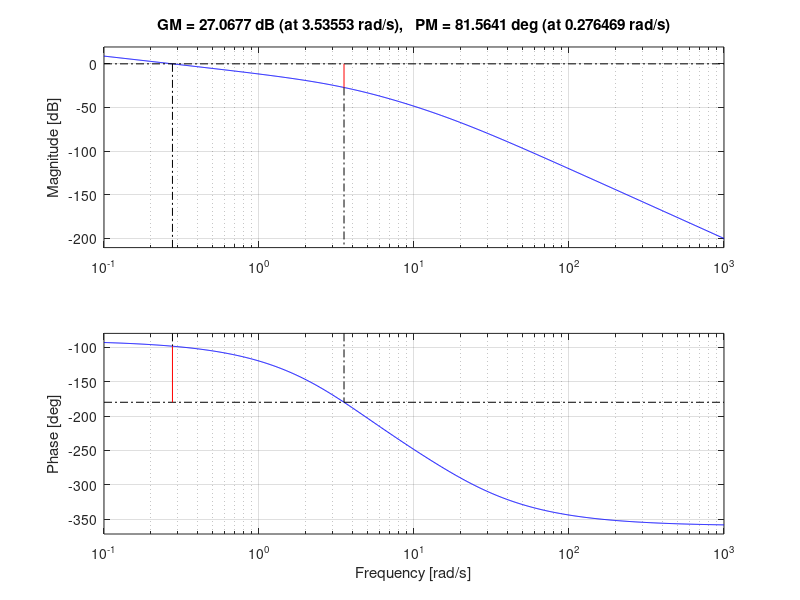
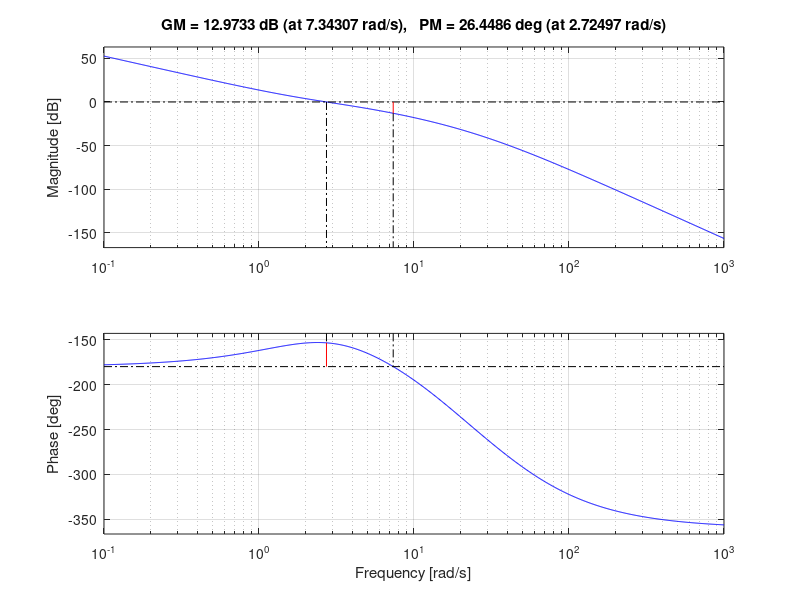
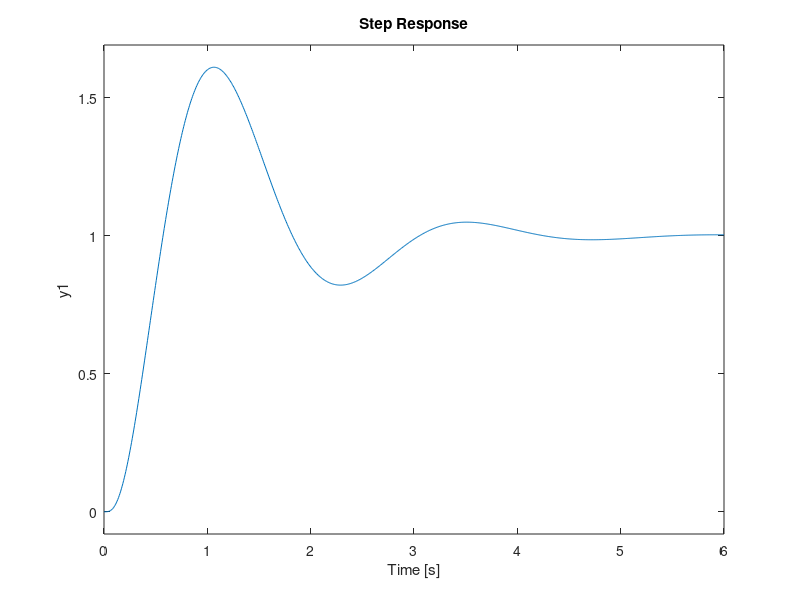
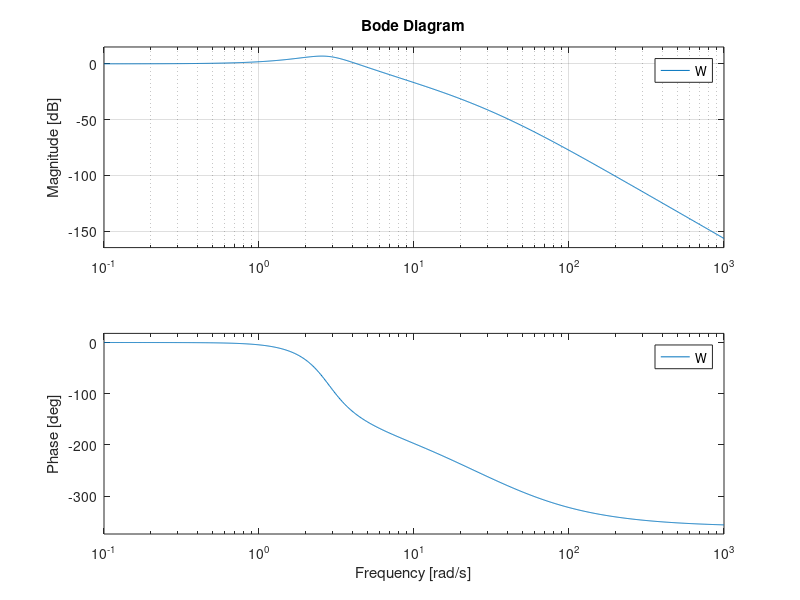

Write MATLAB code to recreate these figures, in order.
clear all, close all
s = tf('s');
F = (100*s+1000)/(s^5+38*s^4+481*s^3+2280*s^2+3600*s);
margin(F)
Kps = 10^(27.1/20);
Kp = 0.6*Kps;
T = 2*pi/(3.54);
ti = 0.5*T;
td = 0.125*T;
n = 10;
Rpid = Kp*(1+1/(ti*s)+td*s/(1+td*s/n));
figure, margin(Rpid*F)
W = feedback(F*Rpid, 1);
figure, step(W), grid
figure, bode(W), grid